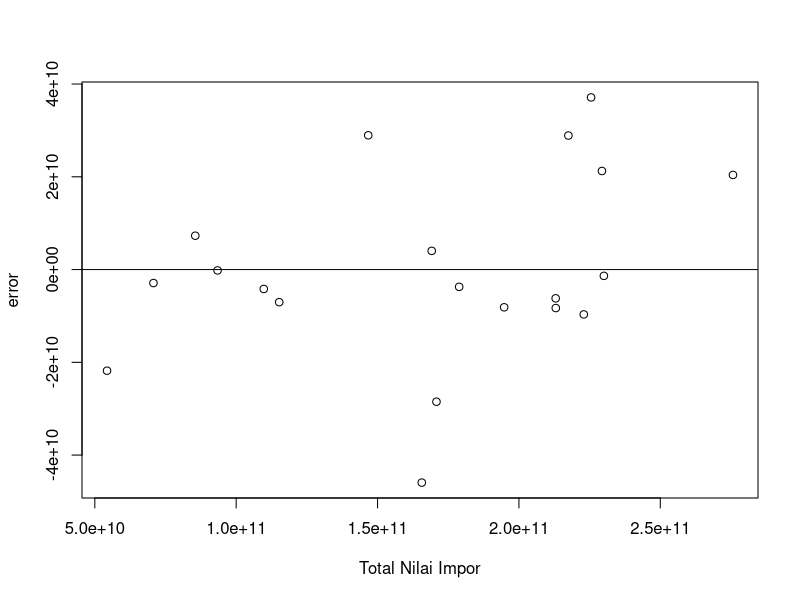
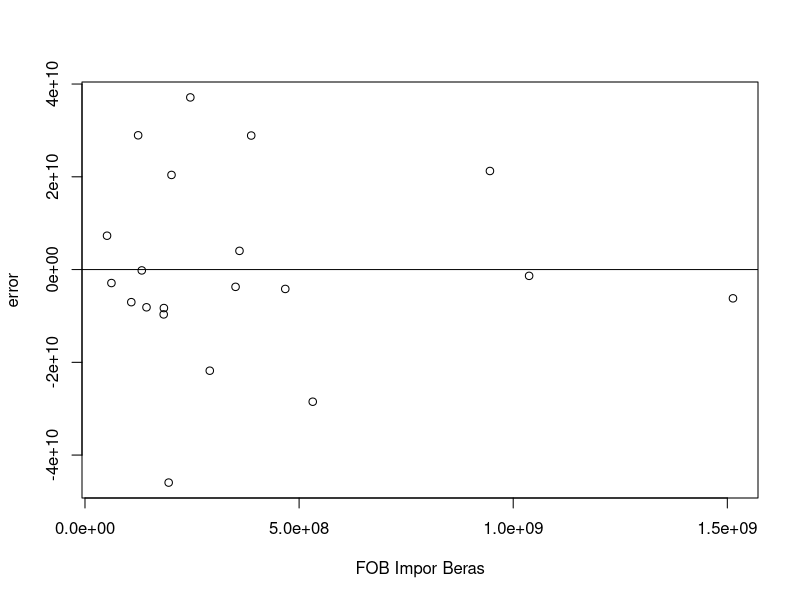
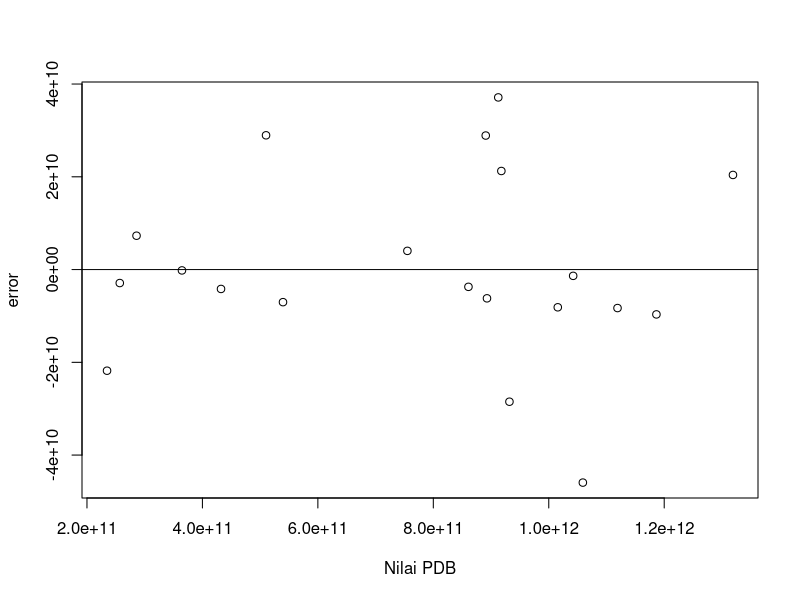

Write the R code that produced these figures, in order.
## ---- chunk 1
#| warning: false
#| echo: true
setwd("D:/METOPEL UAS/SALSA METOPEL")
library(readxl)
library(tidyverse)
library(kableExtra)
## ---- chunk 2
#impor dataset
read_excel("beras_.xlsx")
dat <- read_excel("beras_.xlsx")
kbl(dat) %>%
  kable_styling(bootstrap_options = c("striped", "hover", "condensed", "responsive"))
reg1<-lm(imp~beras+pdb,data=dat)
## ---- chunk 3
dat$m<-resid(reg1)
plot(dat$imp,dat$m,xlab="Total Nilai Impor",ylab="error")
abline(h=0) # membuat garis horizontal di y=0

## ---- chunk 4
dat$m<-resid(reg1)
plot(dat$beras,dat$m,xlab="FOB Impor Beras",ylab="error")
abline(h=0)
## ---- chunk 5
dat$m<-resid(reg1)
plot(dat$pdb,dat$m,xlab="Nilai PDB",ylab="error")
abline(h=0)
## ---- chunk 6
reg1<-lm(data=dat,imp~beras+pdb) #Y~X+S
summary(reg1) 
